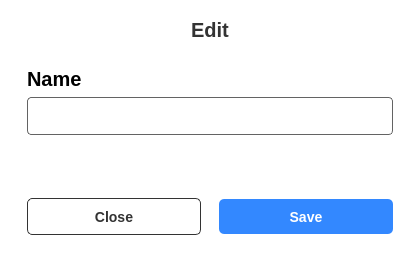
<?xml version="1.0" encoding="UTF-8"?>
<ui version="4.0">
 <class>EditNamePopup</class>
 <widget class="QDialog" name="EditNamePopup">
  <property name="geometry">
   <rect>
    <x>0</x>
    <y>0</y>
    <width>420</width>
    <height>260</height>
   </rect>
  </property>
  <property name="windowTitle">
   <string>Edit</string>
  </property>
  <property name="styleSheet">
   <string notr="true">background-color: rgb(255, 255, 255);</string>
  </property>

  <layout class="QVBoxLayout" name="verticalLayout">
   <property name="spacing">
    <number>0</number>
   </property>
   <property name="leftMargin">
    <number>0</number>
   </property>
   <property name="topMargin">
    <number>0</number>
   </property>
   <property name="rightMargin">
    <number>0</number>
   </property>
   <property name="bottomMargin">
    <number>0</number>
   </property>

   <item>
    <widget class="QFrame" name="backgroundFrame">
     <property name="styleSheet">
      <string notr="true">#backgroundFrame {
    background-color: white;
}

QLabel {
    color: #333;
    font-family: "Segoe UI";
    font-size: 20px;
    font-weight: bold;
    border: none;
}

QPushButton {
    height: 35px;
    padding: 0 16px;
    background-color: #3388FF;
    color: white;
    font-size: 14px;
    font-weight: 600;
    border: none;
    border-radius: 5px;
}

QPushButton:hover {
    background-color: #0055FF;
}</string>
     </property>

     <layout class="QVBoxLayout" name="verticalLayout_2">
      <property name="leftMargin">
       <number>18</number>
      </property>
      <property name="topMargin">
       <number>18</number>
      </property>
      <property name="rightMargin">
       <number>18</number>
      </property>
      <property name="bottomMargin">
       <number>18</number>
      </property>
      <property name="spacing">
       <number>16</number>
      </property>

      <item>
       <widget class="QLabel" name="title_label">
        <property name="text">
         <string>Edit</string>
        </property>
        <property name="alignment">
         <set>Qt::AlignmentFlag::AlignCenter</set>
        </property>
       </widget>
      </item>

      <item>
       <widget class="QWidget" name="form_container" native="true">
        <property name="styleSheet">
         <string notr="true">QLabel{color : rgb(0,0,0);font: 600 8pt "Segoe UI";}
QLineEdit {
    height: 20px;
    padding: 8px 10px;
    font-size: 14px;
    color: #111;
    border: 1px solid rgb(99, 99, 99);
    background: #fff;
    border-radius: 4px;
}
QLineEdit:focus {
    border: 1.5px solid #3388FF;
}</string>
        </property>

        <layout class="QVBoxLayout" name="verticalLayout_3">
         <property name="spacing">
          <number>6</number>
         </property>

         <item>
          <widget class="QLabel" name="field_label">
           <property name="text">
            <string>Name</string>
           </property>
          </widget>
         </item>

         <item>
          <widget class="QLineEdit" name="name_input"/>
         </item>

         <item>
          <widget class="QLabel" name="error_label">
           <property name="styleSheet">
            <string notr="true">color: rgb(255, 82, 52); font: 600 8pt "Segoe UI";</string>
           </property>
           <property name="text">
            <string></string>
           </property>
           <property name="alignment">
            <set>Qt::AlignmentFlag::AlignLeft</set>
           </property>
          </widget>
         </item>

        </layout>
       </widget>
      </item>

      <item>
       <widget class="QWidget" name="buttons_container" native="true">
        <layout class="QHBoxLayout" name="horizontalLayout">
         <property name="spacing">
          <number>18</number>
         </property>

         <item>
          <widget class="QPushButton" name="btn_close">
           <property name="cursor">
            <cursorShape>PointingHandCursor</cursorShape>
           </property>
           <property name="styleSheet">
            <string notr="true">#btn_close{
    background-color: rgb(255, 255, 255);
    color: #333;
    border: 1px solid #333;
    border-radius: 5px;
}

#btn_close:hover{
    background-color: rgba(51, 51, 51, 30);
}

#btn_close:pressed{
    background-color: rgba(51, 51, 51, 80);
}</string>
           </property>
           <property name="text">
            <string>Close</string>
           </property>
          </widget>
         </item>

         <item>
          <widget class="QPushButton" name="btn_save">
           <property name="cursor">
            <cursorShape>PointingHandCursor</cursorShape>
           </property>
           <property name="text">
            <string>Save</string>
           </property>
          </widget>
         </item>

        </layout>
       </widget>
      </item>

     </layout>
    </widget>
   </item>
  </layout>

 </widget>
 <resources/>
 <connections/>
</ui>
